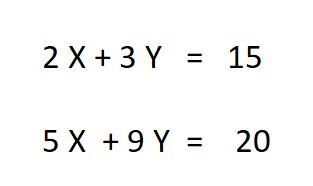
#> input picture EqnImage.png, 313 x 186 px
$ python main.py
#> lines starting #> are read from the running program, lines starting #| are printed output that depends on the picture; after the words box and inside, x2 and y2 are one past the last pixel; in counts of white or black regions, pixels touching at a corner belong together
import cv2
import numpy as np
from matplotlib import pyplot as plt

img = cv2.imread('EqnImage.png',0)
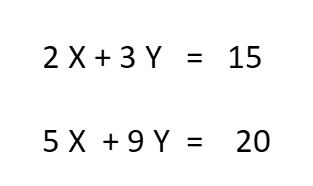
#> img: shape (186, 313); min 0, max 255, mean 247.7

th3 = cv2.adaptiveThreshold(img,255,cv2.ADAPTIVE_THRESH_GAUSSIAN_C,\
            cv2.THRESH_BINARY,11,2)
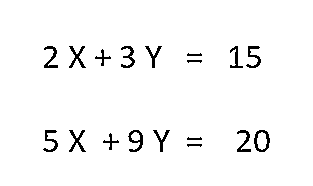
#> th3: shape (186, 313); 97% white; black in thin lines or dots, all inside (x1, y1, x2, y2) = (43, 46, 270, 152)

cv2.imshow('imgb',th3)
cv2.waitKey(0)


newImage = th3.copy()
x=th3
for i in range(len(x)):
    for j in range(len(x[0])):
        if (x[i][j]==255):
            x[i][j]=1
        else:
            x[i][j]=0

for i in range(len(x)):
    for j in range(len(x[0])):
       print(x[i][j], end=" ")
    print("\n")
#> this loop made 186 passes
#> (printed output is left out)

arr=np.zeros(len(x))
#> arr = 186 values from 0 to 0
for i in range(len(x)):
    arr=np.sum(x,axis=1)
    print(i,'-->',arr[i])

e=1
start=0
end=0
counter=0
midlist=[0]
while start + counter <len(arr):

    if arr[start+counter]>0.999*len(x[0]):

        counter=counter+1

        if counter>e:
            end=start+counter
            mid=(end+start)/2
            midlist.append(mid)
            start = start + counter;
            counter=0
    else:
        counter=counter+1
        start=start+counter
        counter=0
#> this loop made 186 passes
#> after the loop, end = 186; mid = 185; midlist = 72 values from 0 to 185; start = 186

midlist.append(len(x))

for i in range(len(midlist)):
    cv2.line(newImage,(0,int(midlist[i])),(len(x[0]),int (midlist[i])),(0,0,255))
#> this loop made 73 passes
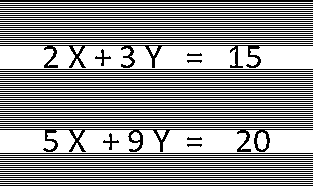
#> newImage: shape (186, 313); 58.3% white; black in thin lines or dots
cv2.imshow('image',newImage)
cv2.waitKey(0)

print
for i in range(len(midlist)-1):
    row1=int(midlist[i])
    row2=int(midlist[i+1])
    intensity=np.sum(arr[row1:row2+1])
    if ((row2-row1+1)*len(newImage[0])*0.97)>intensity:
        roi = newImage[int(midlist[i]):int(midlist[i+1]),0:len(x[0])]
        cv2.imshow('ROI',roi)
        cv2.waitKey(0)
#> this loop made 72 passes
#> (row1, row2, intensity) on passes 1 to 12: (0, 1, 626), (1, 3, 939), (3, 5, 939), (5, 7, 939), (7, 9, 939), (9, 11, 939), (11, 13, 939), (13, 15, 939), (15, 17, 939), (17, 19, 939), (19, 21, 939), (21, 23, 939)

$ run again, with xyz1232.png copied over EqnImage.png
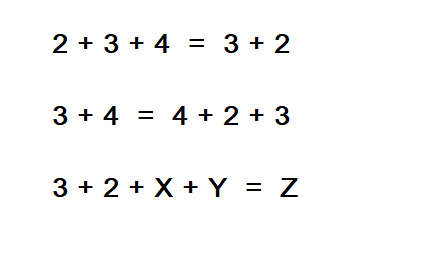
#> input picture xyz1232.png, 434 x 256 px
#> `th3 = cv2.adaptiveThreshold(img,255,cv2.ADAPTIVE_THRESH_GAUSSIAN_C,\ c..`:
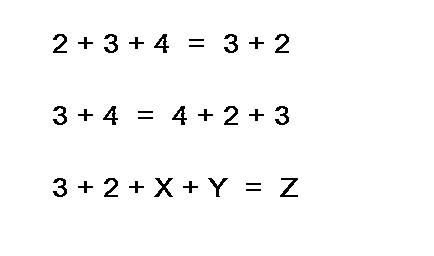
#> th3: shape (256, 434); 97.7% white; black in thin lines or dots, all inside (x1, y1, x2, y2) = (53, 34, 298, 197)
#> the loop `for i in range(len(x)):` made 256 passes
#> (printed output is left out)
#> arr = 256 values from 0 to 0
#> the loop `while start + counter <len(arr): ` made 256 passes
#> after the loop `while start + counter <len(arr):`: end = 255; mid = 254; midlist = 99 values from 0 to 254; start = 255
#> the loop `for i in range(len(midlist)):` made 100 passes
#> after the loop `for i in range(len(midlist)):`:
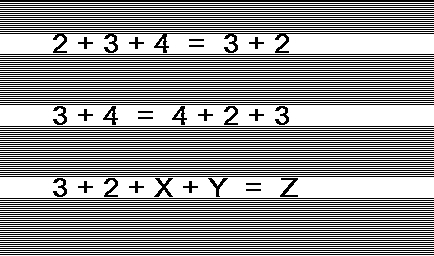
#> newImage: shape (256, 434); 59.1% white; black in thin lines or dots
#> the loop `for i in range(len(midlist)-1):` made 99 passes
#> (row1, row2, intensity) on passes 1 to 8: (0, 1, 868), (1, 3, 1302), (3, 5, 1302), (5, 7, 1302), (7, 9, 1302), (9, 11, 1302), (11, 13, 1302), (13, 15, 1302)

$ run again, with xyz1233.png copied over EqnImage.png
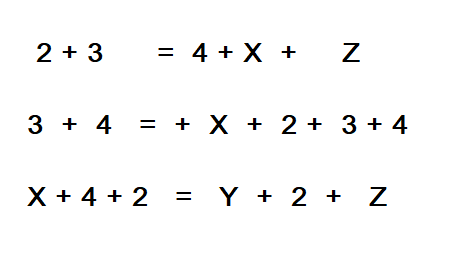
#> input picture xyz1233.png, 455 x 253 px
#> `th3 = cv2.adaptiveThreshold(img,255,cv2.ADAPTIVE_THRESH_GAUSSIAN_C,\ c..`:
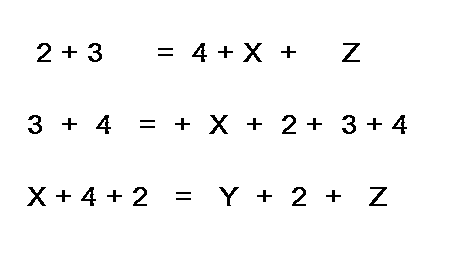
#> th3: shape (253, 455); 97.4% white; black in thin lines or dots, all inside (x1, y1, x2, y2) = (27, 43, 407, 206)
#> the loop `for i in range(len(x)):` made 253 passes
#> (printed output is left out)
#> arr = 253 values from 0 to 0
#> the loop `while start + counter <len(arr): ` made 253 passes
#> after the loop `while start + counter <len(arr):`: end = 252; mid = 251; midlist = 97 values from 0 to 251; start = 252
#> the loop `for i in range(len(midlist)):` made 98 passes
#> after the loop `for i in range(len(midlist)):`:
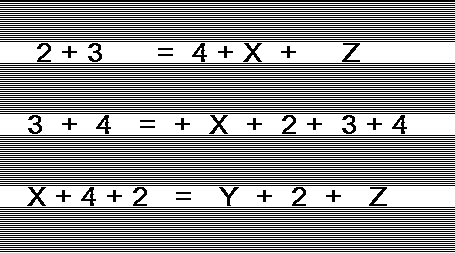
#> newImage: shape (253, 455); 59.1% white; black in thin lines or dots
#> the loop `for i in range(len(midlist)-1):` made 97 passes
#> (row1, row2, intensity) on passes 1 to 8: (0, 1, 910), (1, 3, 1365), (3, 5, 1365), (5, 7, 1365), (7, 9, 1365), (9, 11, 1365), (11, 13, 1365), (13, 15, 1365)

$ run again, with 2.jpeg saved as EqnImage.png
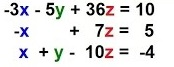
#> input picture 2.jpeg, 174 x 67 px
#> th3: shape (67, 174); 86.7% white; black in thin lines or dots, all inside (x1, y1, x2, y2) = (1, 0, 160, 64)
#> the loop `for i in range(len(x)):` made 67 passes
#> arr = 67 values from 0 to 0
#> the loop `while start + counter <len(arr): ` made 67 passes
#> (end, mid) on pass 66: (66, 65)
#> after the loop `while start + counter <len(arr):`: end = 66; mid = 65; midlist = [0, 65]; start = 66
#> the loop `for i in range(len(midlist)):` made 3 passes
#> after the loop `for i in range(len(midlist)):`:
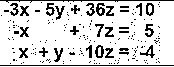
#> newImage: shape (67, 174); 83.8% white; black in thin lines or dots
#> the loop `for i in range(len(midlist)-1):` made 2 passes
#> (row1, row2, intensity) on passes 1 to 2: (0, 65, 9933), (65, 67, 348)
#> pass 1, `roi = newImage[int(midlist[i]):int(midlist[i+1]),0:len(x[0])]`:
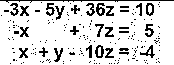
#> roi: shape (65, 174); 84.8% white; black in thin lines or dots
